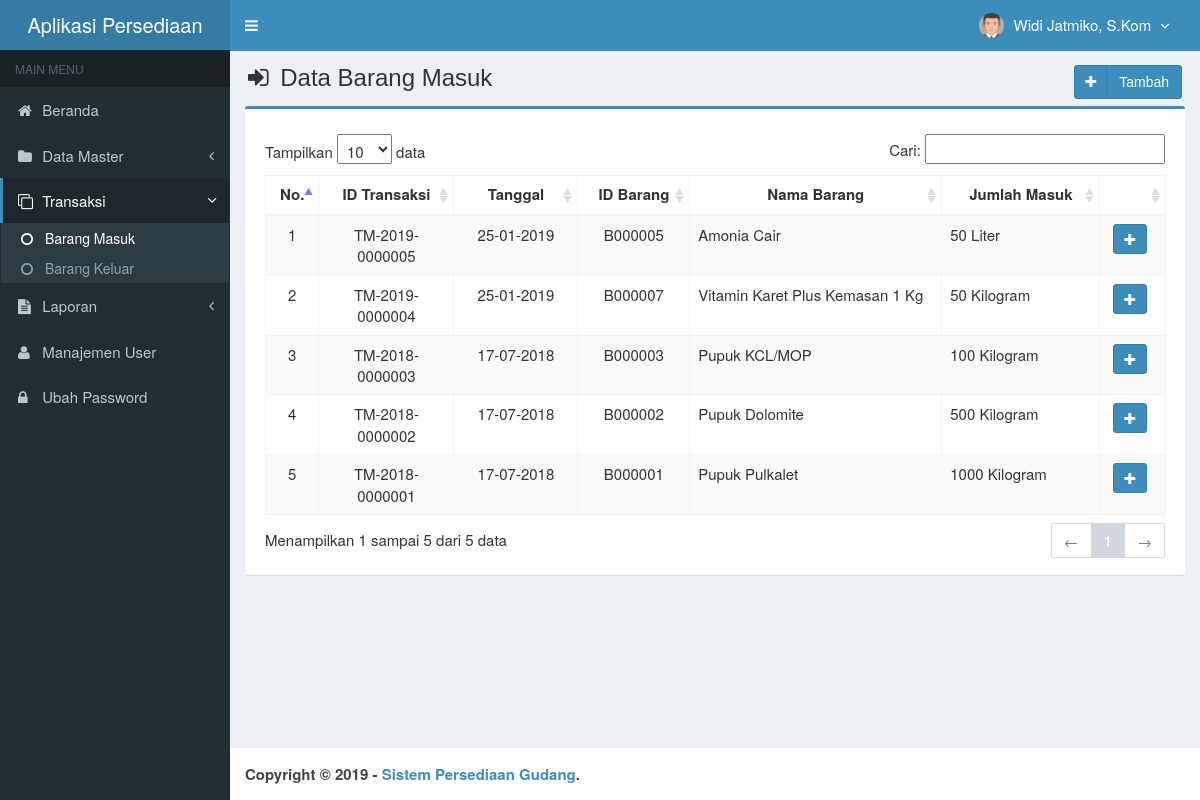
The page /main.php?module=barang_masuk (signed in) on the database its author committed.
### tables this page shows
CREATE TABLE IF NOT EXISTS `is_users` (
`id_user` smallint(6) NOT NULL,
  `username` varchar(50) NOT NULL,
  `nama_user` varchar(50) NOT NULL,
  `password` varchar(50) NOT NULL,
  `email` varchar(50) DEFAULT NULL,
  `telepon` varchar(13) DEFAULT NULL,
  `foto` varchar(100) DEFAULT NULL,
  `hak_akses` enum('Super Admin','Manajer','Gudang') NOT NULL,
  `status` enum('aktif','blokir') NOT NULL DEFAULT 'aktif',
  `created_at` timestamp NOT NULL DEFAULT CURRENT_TIMESTAMP,
  `updated_at` timestamp NOT NULL DEFAULT CURRENT_TIMESTAMP ON UPDATE CURRENT_TIMESTAMP
);

CREATE TABLE IF NOT EXISTS `is_barang_masuk` (
  `id_barang_masuk` varchar(15) NOT NULL,
  `tanggal_masuk` date NOT NULL,
  `id_barang` varchar(7) NOT NULL,
  `jumlah_masuk` int(11) NOT NULL,
  `created_user` smallint(6) NOT NULL,
  `created_date` timestamp NOT NULL DEFAULT CURRENT_TIMESTAMP ON UPDATE CURRENT_TIMESTAMP
);

CREATE TABLE IF NOT EXISTS `is_barang` (
  `id_barang` varchar(7) NOT NULL,
  `nama_barang` varchar(100) NOT NULL,
  `id_jenis` int(11) NOT NULL,
  `id_satuan` int(11) NOT NULL,
  `stok` int(11) NOT NULL DEFAULT '0',
  `created_user` smallint(6) NOT NULL,
  `created_date` timestamp NOT NULL DEFAULT CURRENT_TIMESTAMP,
  `updated_user` smallint(6) NOT NULL,
  `updated_date` timestamp NOT NULL DEFAULT CURRENT_TIMESTAMP ON UPDATE CURRENT_TIMESTAMP
);

CREATE TABLE IF NOT EXISTS `is_satuan` (
`id_satuan` int(11) NOT NULL,
  `nama_satuan` varchar(30) NOT NULL,
  `created_user` smallint(6) NOT NULL,
  `created_date` timestamp NOT NULL DEFAULT CURRENT_TIMESTAMP,
  `updated_user` smallint(6) NOT NULL,
  `updated_date` timestamp NOT NULL DEFAULT CURRENT_TIMESTAMP ON UPDATE CURRENT_TIMESTAMP
);

### modules/barang-masuk/view.php (the view, shortened to what this page needs)
<section class="content-header">
  <h1>
    <i class="fa fa-sign-in icon-title"></i> Data Barang Masuk
    <a class="btn btn-primary btn-social pull-right" href="?module=form_barang_masuk&form=add" title="Tambah Data" data-toggle="tooltip">
      <i class="fa fa-plus"></i> Tambah
    </a>
  </h1>
</section>
<section class="content">
  <div class="row">
    <div class="col-md-12">
      <div class="box box-primary">
        <div class="box-body">
          <table id="dataTables1" class="table table-bordered table-striped table-hover">
            <thead>
              <tr>
                <th class="center">No.</th>
                <th class="center">ID Transaksi</th>
                <th class="center">Tanggal</th>
                <th class="center">ID Barang</th>
                <th class="center">Nama Barang</th>
                <th class="center">Jumlah Masuk</th>
                <th></th>
              </tr>
            </thead>
            <tbody>
            <?php
            $no = 1;
            $query = mysqli_query($mysqli, "SELECT a.id_barang_masuk,a.tanggal_masuk,a.id_barang,a.jumlah_masuk,b.id_barang,b.nama_barang,b.id_satuan,c.id_satuan,c.nama_satuan
                                            FROM is_barang_masuk as a INNER JOIN is_barang as b INNER JOIN is_satuan as c
                                            ON a.id_barang=b.id_barang AND b.id_satuan=c.id_satuan ORDER BY id_barang_masuk DESC")
                                            or die('Ada kesalahan pada query tampil Data Barang Masuk: '.mysqli_error($mysqli));
            while ($data = mysqli_fetch_assoc($query)) {
              $tanggal         = $data['tanggal_masuk'];
              $exp             = explode('-',$tanggal);
              $tanggal_masuk   = $exp[2]."-".$exp[1]."-".$exp[0];
              echo "<tr>
                      <td width='30' class='center'>$no</td>
                      <td width='100' class='center'>$data[id_barang_masuk]</td>
                      <td width='90' class='center'>$tanggal_masuk</td>
                      <td width='80' class='center'>$data[id_barang]</td>
                      <td width='200'>$data[nama_barang]</td>
                      <td width='120'>$data[jumlah_masuk] $data[nama_satuan]</td>
                      <td class='center' width='40'>
                        <div>
                          <a data-toggle='tooltip' data-placement='top' title='Tambah Data' style='margin-right:5px' class='btn btn-primary btn-sm' href='?module=form_barang_masuk&form=add&id=$data[id_barang]'>
                              <i style='color:#fff' class='glyphicon glyphicon-plus'></i>
                          </a>
                        </div>
                      </td>
                    </tr>";
              $no++;
            }
            ?>
            </tbody>
          </table>
        </div>
      </div>
    </div>
  </div>
</section><!-- /.content

### top-menu.php (shortened to what this page needs)
<?php
require_once "config/database.php";
$query = mysqli_query($mysqli, "SELECT id_user, nama_user, foto, hak_akses FROM is_users WHERE id_user='$_SESSION[id_user]'")
                                or die('Ada kesalahan pada query tampil Manajemen User: '.mysqli_error($mysqli));
$data = mysqli_fetch_assoc($query);
?>
<li class="dropdown user user-menu">
  <a href="#" class="dropdown-toggle" data-toggle="dropdown">
  <?php
  if ($data['foto']=="") { ?>
    <img src="images/user/user-default.png" class="user-image" alt="User Image"/>
  <?php
  }
  else { ?>
    <img src="images/user/<?php echo $data['foto']; ?>" class="user-image" alt="User Image"/>
  <?php
  }
  ?>
    <span class="hidden-xs"><?php echo $data['nama_user']; ?> <i style="margin-left:5px" class="fa fa-angle-down"></i></span>
  </a>
</li>

### assets/css/style.css (style rules this page uses)
.btn-social *:first-child { border-right: 1px solid rgba(0, 0, 0, 0.1); bottom: 0; font-size: 1em !important; left: 0; line-height: 32px !important; position: absolute; text-align: center; top: 0; width: 32px !important; }
.content-header { padding: 15px 18px 0; position: relative; }
.center { text-align:center; }
.icon-title { margin-right: 5px; }
body { background-color: #fff; color: #333; font-size: 15px; line-height: 1.42857; }

### rows shown on the page
is_users: foto (picture), nama_user "Widi Jatmiko, S.Kom"
is_barang_masuk: id_barang_masuk "TM-2019-0000005", tanggal_masuk "25-01-2019", id_barang.id_barang "B000005", id_barang.nama_barang "Amonia Cair", jumlah_masuk "50", is_satuan.nama_satuan "Liter"
is_barang_masuk: id_barang_masuk "TM-2019-0000004", tanggal_masuk "25-01-2019", id_barang.id_barang "B000007", id_barang.nama_barang "Vitamin Karet Plus Kemasan 1 Kg", jumlah_masuk "50", is_satuan.nama_satuan "Kilogram"
is_barang_masuk: id_barang_masuk "TM-2018-0000003", tanggal_masuk "17-07-2018", id_barang.id_barang "B000003", id_barang.nama_barang "Pupuk KCL/MOP", jumlah_masuk "100", is_satuan.nama_satuan "Kilogram"
is_barang_masuk: id_barang_masuk "TM-2018-0000002", tanggal_masuk "17-07-2018", id_barang.id_barang "B000002", id_barang.nama_barang "Pupuk Dolomite", jumlah_masuk "500", is_satuan.nama_satuan "Kilogram"
is_barang_masuk: id_barang_masuk "TM-2018-0000001", tanggal_masuk "17-07-2018", id_barang.id_barang "B000001", id_barang.nama_barang "Pupuk Pulkalet", jumlah_masuk "1000", is_satuan.nama_satuan "Kilogram"
